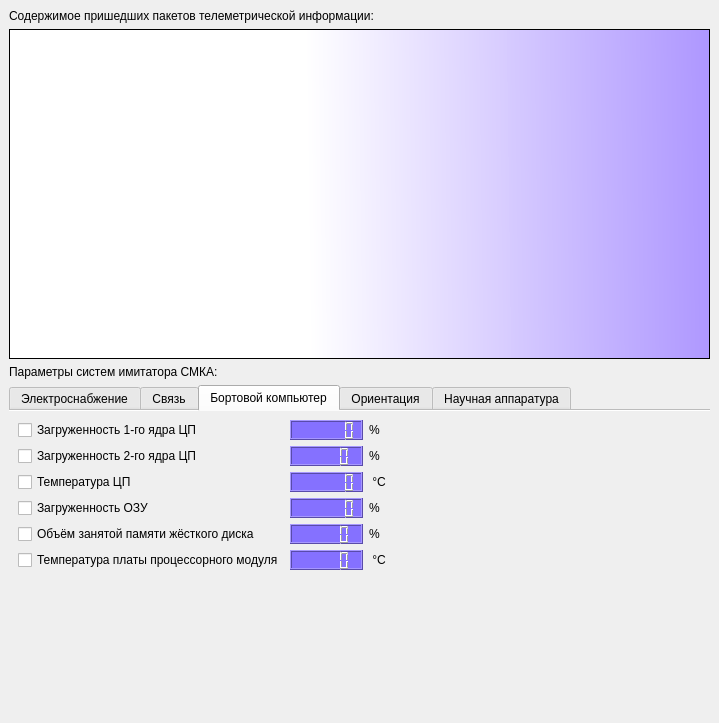
<?xml version="1.0" encoding="UTF-8"?>
<ui version="4.0">
 <class>MainWindow</class>
 <widget class="QMainWindow" name="MainWindow">
  <property name="geometry">
   <rect>
    <x>0</x>
    <y>0</y>
    <width>719</width>
    <height>723</height>
   </rect>
  </property>
  <property name="windowTitle">
   <string>Telemetry decoder for miniaturized satellite simulator</string>
  </property>
  <widget class="QWidget" name="centralwidget">
   <layout class="QVBoxLayout" name="verticalLayout">
    <item>
     <widget class="QLabel" name="undecoded_data_from_packages_label">
      <property name="styleSheet">
       <string notr="true">font: 75 15pt &quot;Ubuntu&quot;;</string>
      </property>
      <property name="text">
       <string>Содержимое пришедших пакетов телеметрической информации:</string>
      </property>
     </widget>
    </item>
    <item>
     <widget class="QTextEdit" name="undecoded_data_textEdit">
      <property name="styleSheet">
       <string notr="true">background-color: qlineargradient(spread:reflect, x1:0.038, y1:0.517045, x2:1, y2:0.511, stop:0.402844 rgba(255, 255, 255, 254), stop:1 rgba(174, 151, 255, 255));</string>
      </property>
      <property name="html">
       <string>&lt;!DOCTYPE HTML PUBLIC &quot;-//W3C//DTD HTML 4.0//EN&quot; &quot;http://www.w3.org/TR/REC-html40/strict.dtd&quot;&gt;
&lt;html&gt;&lt;head&gt;&lt;meta name=&quot;qrichtext&quot; content=&quot;1&quot; /&gt;&lt;style type=&quot;text/css&quot;&gt;
p, li { white-space: pre-wrap; }
&lt;/style&gt;&lt;/head&gt;&lt;body style=&quot; font-family:'MS Shell Dlg 2'; font-size:8.25pt; font-weight:400; font-style:normal;&quot;&gt;
&lt;p style=&quot;-qt-paragraph-type:empty; margin-top:0px; margin-bottom:0px; margin-left:0px; margin-right:0px; -qt-block-indent:0; text-indent:0px; font-family:'Ubuntu'; font-size:11pt;&quot;&gt;&lt;br /&gt;&lt;/p&gt;&lt;/body&gt;&lt;/html&gt;</string>
      </property>
     </widget>
    </item>
    <item>
     <widget class="QLabel" name="simulator_systems_condition_label">
      <property name="styleSheet">
       <string notr="true">font: 75 15pt &quot;Ubuntu&quot;;</string>
      </property>
      <property name="text">
       <string>Параметры систем имитатора СМКА:</string>
      </property>
     </widget>
    </item>
    <item>
     <widget class="QTabWidget" name="simulator_systems_condition_tabWidget">
      <property name="styleSheet">
       <string notr="true">font: 75 12pt &quot;Ubuntu&quot;;</string>
      </property>
      <property name="currentIndex">
       <number>2</number>
      </property>
      <property name="documentMode">
       <bool>true</bool>
      </property>
      <widget class="QWidget" name="electrical_power_tab">
       <attribute name="title">
        <string>Электроснабжение</string>
       </attribute>
       <widget class="QLabel" name="electrical_power_solar_batteries_parameters_label">
        <property name="geometry">
         <rect>
          <x>440</x>
          <y>380</y>
          <width>268</width>
          <height>23</height>
         </rect>
        </property>
        <property name="styleSheet">
         <string notr="true">font: 75 15pt &quot;Ubuntu&quot;;</string>
        </property>
        <property name="text">
         <string>Parameters of solar baterries: </string>
        </property>
       </widget>
      </widget>
      <widget class="QWidget" name="communication_tab">
       <attribute name="title">
        <string>Связь</string>
       </attribute>
       <layout class="QFormLayout" name="formLayout_2">
        <property name="fieldGrowthPolicy">
         <enum>QFormLayout::AllNonFixedFieldsGrow</enum>
        </property>
       </layout>
      </widget>
      <widget class="QWidget" name="onboard_computer_tab">
       <attribute name="title">
        <string>Бортовой компьютер</string>
       </attribute>
       <layout class="QFormLayout" name="formLayout">
        <item row="0" column="0">
         <layout class="QGridLayout" name="onboard_computer_parameters_gridLayout">
          <item row="0" column="0">
           <widget class="QCheckBox" name="CPU_usage_checkBox">
            <property name="styleSheet">
             <string notr="true">font: 75 15pt &quot;Ubuntu&quot;;</string>
            </property>
            <property name="text">
             <string>Загруженность 1-го ядра ЦП </string>
            </property>
           </widget>
          </item>
          <item row="2" column="1">
           <widget class="QLCDNumber" name="CPU_temperature_lcdNumber">
            <property name="styleSheet">
             <string notr="true">QLCDNumber{
    color: rgb(255, 255, 255);    
    background-color: rgb(133, 113, 255);
}</string>
            </property>
            <property name="digitCount">
             <number>6</number>
            </property>
           </widget>
          </item>
          <item row="0" column="2">
           <widget class="QLabel" name="CPU_percent_label">
            <property name="styleSheet">
             <string notr="true">font: 75 18pt &quot;Ubuntu&quot;;</string>
            </property>
            <property name="text">
             <string>%</string>
            </property>
           </widget>
          </item>
          <item row="2" column="0">
           <widget class="QCheckBox" name="CPU_temperature_checkBox">
            <property name="styleSheet">
             <string notr="true">font: 75 15pt &quot;Ubuntu&quot;;</string>
            </property>
            <property name="text">
             <string>Температура ЦП  </string>
            </property>
           </widget>
          </item>
          <item row="0" column="1">
           <widget class="QLCDNumber" name="CPU_usage_lcdNumber">
            <property name="styleSheet">
             <string notr="true">QLCDNumber{
    color: rgb(255, 255, 255);    
    background-color: rgb(133, 113, 255);
}</string>
            </property>
            <property name="digitCount">
             <number>6</number>
            </property>
           </widget>
          </item>
          <item row="1" column="2">
           <widget class="QLabel" name="CPU_usage_2_label">
            <property name="styleSheet">
             <string notr="true">font: 75 18pt &quot;Ubuntu&quot;;</string>
            </property>
            <property name="text">
             <string>%</string>
            </property>
           </widget>
          </item>
          <item row="1" column="1">
           <widget class="QLCDNumber" name="CPU_usage_2_lcdNumber">
            <property name="styleSheet">
             <string notr="true">QLCDNumber{
    color: rgb(255, 255, 255);    
    background-color: rgb(133, 113, 255);
}</string>
            </property>
           </widget>
          </item>
          <item row="3" column="1">
           <widget class="QLCDNumber" name="RAM_usage_lcdNumber">
            <property name="styleSheet">
             <string notr="true">QLCDNumber{
    color: rgb(255, 255, 255);    
    background-color: rgb(133, 113, 255);
}</string>
            </property>
            <property name="digitCount">
             <number>6</number>
            </property>
           </widget>
          </item>
          <item row="3" column="0">
           <widget class="QCheckBox" name="RAM_usage_checkBox">
            <property name="styleSheet">
             <string notr="true">font: 75 15pt &quot;Ubuntu&quot;;</string>
            </property>
            <property name="text">
             <string>Загруженность ОЗУ</string>
            </property>
           </widget>
          </item>
          <item row="2" column="2">
           <widget class="QLabel" name="CPU_celsious_label">
            <property name="styleSheet">
             <string notr="true">font: 75 18pt &quot;Ubuntu&quot;;</string>
            </property>
            <property name="text">
             <string> °C</string>
            </property>
           </widget>
          </item>
          <item row="3" column="2">
           <widget class="QLabel" name="RAM_percent_label">
            <property name="styleSheet">
             <string notr="true">font: 75 18pt &quot;Ubuntu&quot;;</string>
            </property>
            <property name="text">
             <string>%</string>
            </property>
           </widget>
          </item>
          <item row="1" column="0">
           <widget class="QCheckBox" name="CPU_usage_2_checkBox">
            <property name="styleSheet">
             <string notr="true">font: 75 15pt &quot;Ubuntu&quot;;</string>
            </property>
            <property name="text">
             <string>Загруженность 2-го ядра ЦП </string>
            </property>
           </widget>
          </item>
          <item row="4" column="0">
           <widget class="QCheckBox" name="HDD_usage_checkBox">
            <property name="styleSheet">
             <string notr="true">font: 75 15pt &quot;Ubuntu&quot;;</string>
            </property>
            <property name="text">
             <string>Объём занятой памяти жёсткого диска</string>
            </property>
           </widget>
          </item>
          <item row="4" column="1">
           <widget class="QLCDNumber" name="HDD_usage_lcdNumber">
            <property name="styleSheet">
             <string notr="true">QLCDNumber{
    color: rgb(255, 255, 255);    
    background-color: rgb(133, 113, 255);
}</string>
            </property>
           </widget>
          </item>
          <item row="4" column="2">
           <widget class="QLabel" name="HDD_usage_label">
            <property name="styleSheet">
             <string notr="true">font: 75 18pt &quot;Ubuntu&quot;;</string>
            </property>
            <property name="text">
             <string>%</string>
            </property>
           </widget>
          </item>
          <item row="5" column="0">
           <widget class="QCheckBox" name="CPU_plate_temp_checkBox">
            <property name="styleSheet">
             <string notr="true">font: 75 15pt &quot;Ubuntu&quot;;</string>
            </property>
            <property name="text">
             <string>Температура платы процессорного модуля</string>
            </property>
           </widget>
          </item>
          <item row="5" column="2">
           <widget class="QLabel" name="CPU_plate_temp_label">
            <property name="styleSheet">
             <string notr="true">font: 75 15pt &quot;Ubuntu&quot;;</string>
            </property>
            <property name="text">
             <string> °C</string>
            </property>
           </widget>
          </item>
          <item row="5" column="1">
           <widget class="QLCDNumber" name="CPU_plate_temp_lcdNumber">
            <property name="styleSheet">
             <string notr="true">QLCDNumber{
    color: rgb(255, 255, 255);    
    background-color: rgb(133, 113, 255);
}</string>
            </property>
           </widget>
          </item>
         </layout>
        </item>
       </layout>
      </widget>
      <widget class="QWidget" name="attitude_control_tab">
       <attribute name="title">
        <string>Ориентация</string>
       </attribute>
       <widget class="QWidget" name="layoutWidget_2">
        <property name="geometry">
         <rect>
          <x>10</x>
          <y>10</y>
          <width>351</width>
          <height>136</height>
         </rect>
        </property>
        <layout class="QGridLayout" name="onboard_computer_parameters_gridLayout_2">
         <item row="1" column="1">
          <widget class="QLCDNumber" name="solar_sensor_2_lcdNumber">
           <property name="styleSheet">
            <string notr="true">QLCDNumber{
    color: rgb(255, 255, 255);    
    background-color: rgb(133, 113, 255);
}</string>
           </property>
           <property name="digitCount">
            <number>6</number>
           </property>
          </widget>
         </item>
         <item row="3" column="1">
          <widget class="QLCDNumber" name="solar_sensor_4_lcdNumber">
           <property name="styleSheet">
            <string notr="true">QLCDNumber{
    color: rgb(255, 255, 255);    
    background-color: rgb(133, 113, 255);
}</string>
           </property>
          </widget>
         </item>
         <item row="1" column="2">
          <widget class="QLabel" name="solar_sensor_2_label">
           <property name="styleSheet">
            <string notr="true">font: 75 18pt &quot;Ubuntu&quot;;</string>
           </property>
           <property name="text">
            <string>лк</string>
           </property>
          </widget>
         </item>
         <item row="3" column="0">
          <widget class="QCheckBox" name="solar_sensor_4_checkBox">
           <property name="styleSheet">
            <string notr="true">font: 75 15pt &quot;Ubuntu&quot;;</string>
           </property>
           <property name="text">
            <string>Солнечный датчик №4</string>
           </property>
          </widget>
         </item>
         <item row="3" column="2">
          <widget class="QLabel" name="solar_sensor_4_label">
           <property name="styleSheet">
            <string notr="true">font: 75 18pt &quot;Ubuntu&quot;;</string>
           </property>
           <property name="text">
            <string>лк</string>
           </property>
          </widget>
         </item>
         <item row="2" column="0">
          <widget class="QCheckBox" name="solar_sensor_3_checkBox">
           <property name="styleSheet">
            <string notr="true">font: 75 15pt &quot;Ubuntu&quot;;</string>
           </property>
           <property name="text">
            <string>Солнечный датчик №3</string>
           </property>
          </widget>
         </item>
         <item row="2" column="1">
          <widget class="QLCDNumber" name="solar_sensor_3_lcdNumber">
           <property name="styleSheet">
            <string notr="true">QLCDNumber{
    color: rgb(255, 255, 255);    
    background-color: rgb(133, 113, 255);
}</string>
           </property>
           <property name="digitCount">
            <number>6</number>
           </property>
          </widget>
         </item>
         <item row="2" column="2">
          <widget class="QLabel" name="solar_sensor_3_label">
           <property name="styleSheet">
            <string notr="true">font: 75 18pt &quot;Ubuntu&quot;;</string>
           </property>
           <property name="text">
            <string>лк</string>
           </property>
          </widget>
         </item>
         <item row="0" column="2">
          <widget class="QLabel" name="solar_sensor_1_label">
           <property name="styleSheet">
            <string notr="true">font: 75 18pt &quot;Ubuntu&quot;;</string>
           </property>
           <property name="text">
            <string>лк</string>
           </property>
          </widget>
         </item>
         <item row="0" column="1">
          <widget class="QLCDNumber" name="solar_sensor_1_lcdNumber">
           <property name="styleSheet">
            <string notr="true">QLCDNumber{
    color: rgb(255, 255, 255);    
    background-color: rgb(133, 113, 255);
}</string>
           </property>
           <property name="digitCount">
            <number>6</number>
           </property>
          </widget>
         </item>
         <item row="0" column="0">
          <widget class="QCheckBox" name="solar_sensor_1_checkBox">
           <property name="styleSheet">
            <string notr="true">font: 75 15pt &quot;Ubuntu&quot;;</string>
           </property>
           <property name="text">
            <string>Солнечный датчик №1</string>
           </property>
          </widget>
         </item>
         <item row="1" column="0">
          <widget class="QCheckBox" name="solar_sensor_2_checkBox">
           <property name="styleSheet">
            <string notr="true">font: 75 15pt &quot;Ubuntu&quot;;</string>
           </property>
           <property name="text">
            <string>Солнечный датчик №2</string>
           </property>
          </widget>
         </item>
        </layout>
       </widget>
       <widget class="QWidget" name="gridLayoutWidget_2">
        <property name="geometry">
         <rect>
          <x>10</x>
          <y>160</y>
          <width>519</width>
          <height>41</height>
         </rect>
        </property>
        <layout class="QGridLayout" name="gridLayout_2">
         <item row="0" column="1">
          <widget class="QLCDNumber" name="accelerometer_gyroscope_temperature_lcdNumber">
           <property name="styleSheet">
            <string notr="true">QLCDNumber{
    color: rgb(255, 255, 255);    
    background-color: rgb(133, 113, 255);
}</string>
           </property>
          </widget>
         </item>
         <item row="0" column="0">
          <widget class="QCheckBox" name="accelerometer_gyroscope_checkBox">
           <property name="styleSheet">
            <string notr="true">font: 75 15pt &quot;Ubuntu&quot;;</string>
           </property>
           <property name="text">
            <string>Температура аскелерометра и гироскопа</string>
           </property>
          </widget>
         </item>
         <item row="0" column="2">
          <widget class="QLabel" name="accelerometer_gyroscope_temperature_lcdNumberlabel">
           <property name="styleSheet">
            <string notr="true">font: 75 18pt &quot;Ubuntu&quot;;</string>
           </property>
           <property name="text">
            <string> °C</string>
           </property>
          </widget>
         </item>
        </layout>
       </widget>
       <widget class="QWidget" name="gridLayoutWidget">
        <property name="geometry">
         <rect>
          <x>370</x>
          <y>10</y>
          <width>341</width>
          <height>101</height>
         </rect>
        </property>
        <layout class="QGridLayout" name="gridLayout">
         <item row="0" column="0">
          <widget class="QCheckBox" name="magnetometer_x_checkBox">
           <property name="styleSheet">
            <string notr="true">font: 75 15pt &quot;Ubuntu&quot;;</string>
           </property>
           <property name="text">
            <string>Магнитометр, X </string>
           </property>
          </widget>
         </item>
         <item row="2" column="1">
          <widget class="QLCDNumber" name="magnetometer_z_lcdNumber">
           <property name="styleSheet">
            <string notr="true">QLCDNumber{
    color: rgb(255, 255, 255);    
    background-color: rgb(133, 113, 255);
}</string>
           </property>
          </widget>
         </item>
         <item row="1" column="2">
          <widget class="QLabel" name="magnetometer_y_label">
           <property name="styleSheet">
            <string notr="true">font: 75 18pt &quot;Ubuntu&quot;;</string>
           </property>
           <property name="text">
            <string>Тл</string>
           </property>
          </widget>
         </item>
         <item row="0" column="1">
          <widget class="QLCDNumber" name="magnetometer_x_lcdNumber">
           <property name="styleSheet">
            <string notr="true">QLCDNumber{
    color: rgb(255, 255, 255);    
    background-color: rgb(133, 113, 255);
}</string>
           </property>
          </widget>
         </item>
         <item row="2" column="0">
          <widget class="QCheckBox" name="magnetometer_z_checkBox">
           <property name="styleSheet">
            <string notr="true">font: 75 15pt &quot;Ubuntu&quot;;</string>
           </property>
           <property name="text">
            <string>Магнитометр, Z</string>
           </property>
          </widget>
         </item>
         <item row="2" column="2">
          <widget class="QLabel" name="magnetometer_z_label">
           <property name="styleSheet">
            <string notr="true">font: 75 18pt &quot;Ubuntu&quot;;</string>
           </property>
           <property name="text">
            <string>Тл</string>
           </property>
          </widget>
         </item>
         <item row="1" column="1">
          <widget class="QLCDNumber" name="magnetometer_y_lcdNumber">
           <property name="styleSheet">
            <string notr="true">QLCDNumber{
    color: rgb(255, 255, 255);    
    background-color: rgb(133, 113, 255);
}</string>
           </property>
          </widget>
         </item>
         <item row="0" column="2">
          <widget class="QLabel" name="magnetometer_x_label">
           <property name="styleSheet">
            <string notr="true">font: 75 18pt &quot;Ubuntu&quot;;</string>
           </property>
           <property name="text">
            <string>Тл</string>
           </property>
          </widget>
         </item>
         <item row="1" column="0">
          <widget class="QCheckBox" name="magnetometer_y_checkBox">
           <property name="styleSheet">
            <string notr="true">font: 75 15pt &quot;Ubuntu&quot;;</string>
           </property>
           <property name="text">
            <string>Магнитометр, Y</string>
           </property>
          </widget>
         </item>
        </layout>
       </widget>
      </widget>
      <widget class="QWidget" name="payloads_tab">
       <attribute name="title">
        <string>Научная аппаратура</string>
       </attribute>
       <widget class="QWidget" name="layoutWidget">
        <property name="geometry">
         <rect>
          <x>10</x>
          <y>10</y>
          <width>361</width>
          <height>61</height>
         </rect>
        </property>
        <layout class="QGridLayout" name="parameters_gridLayout">
         <item row="1" column="0">
          <widget class="QCheckBox" name="payload_temperature_checkBox">
           <property name="styleSheet">
            <string notr="true">font: 75 15pt &quot;Ubuntu&quot;;</string>
           </property>
           <property name="text">
            <string>Датчик температуры </string>
           </property>
          </widget>
         </item>
         <item row="1" column="1">
          <widget class="QLCDNumber" name="payload_temperature_lcdNumber">
           <property name="styleSheet">
            <string notr="true">QLCDNumber{
    color: rgb(255, 255, 255);    
    background-color: rgb(133, 113, 255);
}</string>
           </property>
           <property name="digitCount">
            <number>6</number>
           </property>
          </widget>
         </item>
         <item row="1" column="2">
          <widget class="QLabel" name="payload_temperature_celsious_label">
           <property name="styleSheet">
            <string notr="true">font: 75 18pt &quot;Ubuntu&quot;;</string>
           </property>
           <property name="text">
            <string> °C</string>
           </property>
          </widget>
         </item>
         <item row="0" column="0" colspan="2">
          <widget class="QLabel" name="parameters_research_module_label">
           <property name="styleSheet">
            <string notr="true">font: 75 15pt &quot;Ubuntu&quot;;</string>
           </property>
           <property name="text">
            <string>Параметры научного моудля :</string>
           </property>
          </widget>
         </item>
        </layout>
       </widget>
      </widget>
     </widget>
    </item>
   </layout>
  </widget>
  <action name="actionOpen">
   <property name="enabled">
    <bool>true</bool>
   </property>
   <property name="text">
    <string>Open</string>
   </property>
  </action>
  <action name="actionSave">
   <property name="text">
    <string>Save</string>
   </property>
  </action>
  <action name="actionClose">
   <property name="text">
    <string>Close</string>
   </property>
  </action>
 </widget>
 <resources/>
 <connections/>
</ui>
